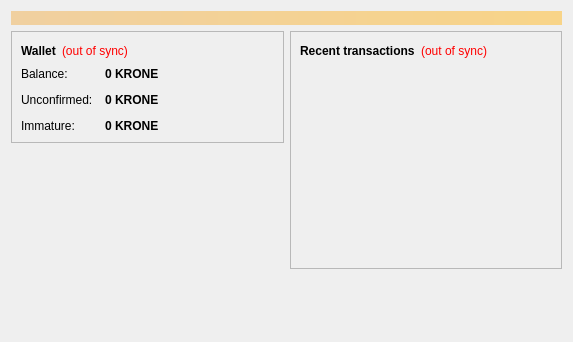
<?xml version="1.0" encoding="UTF-8"?>
<ui version="4.0">
 <class>OverviewPage</class>
 <widget class="QWidget" name="OverviewPage">
  <property name="geometry">
   <rect>
    <x>0</x>
    <y>0</y>
    <width>573</width>
    <height>342</height>
   </rect>
  </property>
  <property name="windowTitle">
   <string>Form</string>
  </property>
  <layout class="QVBoxLayout" name="topLayout">
   <item>
    <widget class="QLabel" name="labelAlerts">
     <property name="visible">
      <bool>false</bool>
     </property>
     <property name="styleSheet">
      <string notr="true">background-color: qlineargradient(x1: 0, y1: 0, x2: 1, y2: 0, stop:0 #F0D0A0, stop:1 #F8D488); color:#000000;</string>
     </property>
     <property name="wordWrap">
      <bool>true</bool>
     </property>
     <property name="margin">
      <number>3</number>
     </property>
    </widget>
   </item>
   <item>
    <layout class="QHBoxLayout" name="horizontalLayout" stretch="1,1">
     <item>
      <layout class="QVBoxLayout" name="verticalLayout_2">
       <item>
        <widget class="QFrame" name="frame">
         <property name="frameShape">
          <enum>QFrame::StyledPanel</enum>
         </property>
         <property name="frameShadow">
          <enum>QFrame::Raised</enum>
         </property>
         <layout class="QVBoxLayout" name="verticalLayout_4">
          <item>
           <layout class="QHBoxLayout" name="horizontalLayout_4">
            <item>
             <widget class="QLabel" name="label_5">
              <property name="font">
               <font>
                <weight>75</weight>
                <bold>true</bold>
               </font>
              </property>
              <property name="text">
               <string>Wallet</string>
              </property>
             </widget>
            </item>
            <item>
             <widget class="QLabel" name="labelWalletStatus">
              <property name="toolTip">
               <string>The displayed information may be out of date. Your wallet automatically synchronizes with the KroneCoin network after a connection is established, but this process has not completed yet.</string>
              </property>
              <property name="styleSheet">
               <string notr="true">QLabel { color: red; }</string>
              </property>
              <property name="text">
               <string notr="true">(out of sync)</string>
              </property>
              <property name="alignment">
               <set>Qt::AlignLeading|Qt::AlignLeft|Qt::AlignVCenter</set>
              </property>
             </widget>
            </item>
            <item>
             <spacer name="horizontalSpacer_2">
              <property name="orientation">
               <enum>Qt::Horizontal</enum>
              </property>
              <property name="sizeHint" stdset="0">
               <size>
                <width>40</width>
                <height>20</height>
               </size>
              </property>
             </spacer>
            </item>
           </layout>
          </item>
          <item>
           <layout class="QFormLayout" name="formLayout_2">
            <property name="fieldGrowthPolicy">
             <enum>QFormLayout::AllNonFixedFieldsGrow</enum>
            </property>
            <property name="horizontalSpacing">
             <number>12</number>
            </property>
            <property name="verticalSpacing">
             <number>12</number>
            </property>
            <item row="0" column="0">
             <widget class="QLabel" name="label">
              <property name="text">
               <string>Balance:</string>
              </property>
             </widget>
            </item>
            <item row="0" column="1">
             <widget class="QLabel" name="labelBalance">
              <property name="font">
               <font>
                <weight>75</weight>
                <bold>true</bold>
               </font>
              </property>
              <property name="cursor">
               <cursorShape>IBeamCursor</cursorShape>
              </property>
              <property name="toolTip">
               <string>Your current balance</string>
              </property>
              <property name="text">
               <string notr="true">0 KRONE</string>
              </property>
              <property name="textInteractionFlags">
               <set>Qt::LinksAccessibleByMouse|Qt::TextSelectableByKeyboard|Qt::TextSelectableByMouse</set>
              </property>
             </widget>
            </item>
            <item row="1" column="0">
             <widget class="QLabel" name="label_3">
              <property name="text">
               <string>Unconfirmed:</string>
              </property>
             </widget>
            </item>
            <item row="1" column="1">
             <widget class="QLabel" name="labelUnconfirmed">
              <property name="font">
               <font>
                <weight>75</weight>
                <bold>true</bold>
               </font>
              </property>
              <property name="cursor">
               <cursorShape>IBeamCursor</cursorShape>
              </property>
              <property name="toolTip">
               <string>Total of transactions that have yet to be confirmed, and do not yet count toward the current balance</string>
              </property>
              <property name="text">
               <string notr="true">0 KRONE</string>
              </property>
              <property name="textInteractionFlags">
               <set>Qt::LinksAccessibleByMouse|Qt::TextSelectableByKeyboard|Qt::TextSelectableByMouse</set>
              </property>
             </widget>
            </item>
            <item row="2" column="0">
             <widget class="QLabel" name="labelImmatureText">
              <property name="text">
               <string>Immature:</string>
              </property>
             </widget>
            </item>
            <item row="2" column="1">
             <widget class="QLabel" name="labelImmature">
              <property name="font">
               <font>
                <weight>75</weight>
                <bold>true</bold>
               </font>
              </property>
              <property name="toolTip">
               <string>Mined balance that has not yet matured</string>
              </property>
              <property name="text">
               <string notr="true">0 KRONE</string>
              </property>
              <property name="textInteractionFlags">
               <set>Qt::LinksAccessibleByMouse|Qt::TextSelectableByKeyboard|Qt::TextSelectableByMouse</set>
              </property>
             </widget>
            </item>
           </layout>
          </item>
         </layout>
        </widget>
       </item>
       <item>
        <spacer name="verticalSpacer">
         <property name="orientation">
          <enum>Qt::Vertical</enum>
         </property>
         <property name="sizeHint" stdset="0">
          <size>
           <width>20</width>
           <height>40</height>
          </size>
         </property>
        </spacer>
       </item>
        <item>
         <widget class="QLabel" name="label_wallet_bgcoin">
          <property name="text">
           <string/>
          </property>
          <property name="pixmap">
           <pixmap resource="../bitcoin.qrc">:/images/wallet_bgcoin</pixmap>
          </property>
          <property name="scaledContents">
           <bool>false</bool>
          </property>
          <property name="alignment">
           <set>Qt::AlignCenter</set>
          </property>
          <property name="margin">
           <number>-2</number>
          </property>
         </widget>
        </item>
        <item>
         <widget class="QLabel" name="label_6">
          <property name="text">
           <string/>
          </property>
         </widget>
        </item>
      </layout>
     </item>
     <item>
      <layout class="QVBoxLayout" name="verticalLayout_3">
       <item>
        <widget class="QFrame" name="frame_2">
         <property name="frameShape">
          <enum>QFrame::StyledPanel</enum>
         </property>
         <property name="frameShadow">
          <enum>QFrame::Raised</enum>
         </property>
         <layout class="QVBoxLayout" name="verticalLayout">
          <item>
           <layout class="QHBoxLayout" name="horizontalLayout_2">
            <item>
             <widget class="QLabel" name="label_4">
              <property name="text">
               <string>&lt;b&gt;Recent transactions&lt;/b&gt;</string>
              </property>
             </widget>
            </item>
            <item>
             <widget class="QLabel" name="labelTransactionsStatus">
              <property name="toolTip">
               <string>The displayed information may be out of date. Your wallet automatically synchronizes with the KroneCoin network after a connection is established, but this process has not completed yet.</string>
              </property>
              <property name="styleSheet">
               <string notr="true">QLabel { color: red; }</string>
              </property>
              <property name="text">
               <string notr="true">(out of sync)</string>
              </property>
              <property name="alignment">
               <set>Qt::AlignRight|Qt::AlignTrailing|Qt::AlignVCenter</set>
              </property>
             </widget>
            </item>
            <item>
             <spacer name="horizontalSpacer">
              <property name="orientation">
               <enum>Qt::Horizontal</enum>
              </property>
              <property name="sizeHint" stdset="0">
               <size>
                <width>40</width>
                <height>20</height>
               </size>
              </property>
             </spacer>
            </item>
           </layout>
          </item>
          <item>
           <widget class="QListView" name="listTransactions">
            <property name="styleSheet">
             <string notr="true">QListView { background: transparent; }</string>
            </property>
            <property name="frameShape">
             <enum>QFrame::NoFrame</enum>
            </property>
            <property name="verticalScrollBarPolicy">
             <enum>Qt::ScrollBarAlwaysOff</enum>
            </property>
            <property name="horizontalScrollBarPolicy">
             <enum>Qt::ScrollBarAlwaysOff</enum>
            </property>
            <property name="selectionMode">
             <enum>QAbstractItemView::NoSelection</enum>
            </property>
           </widget>
          </item>
         </layout>
        </widget>
       </item>
       <item>
        <spacer name="verticalSpacer_2">
         <property name="orientation">
          <enum>Qt::Vertical</enum>
         </property>
         <property name="sizeHint" stdset="0">
          <size>
           <width>20</width>
           <height>40</height>
          </size>
         </property>
        </spacer>
       </item>
      </layout>
     </item>
    </layout>
   </item>
  </layout>
 </widget>
 <resources/>
 <connections/>
</ui>
